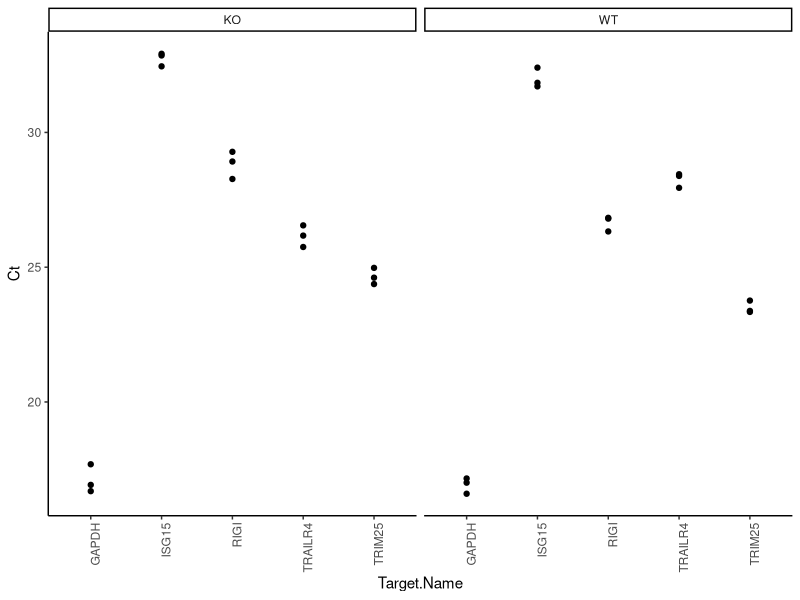
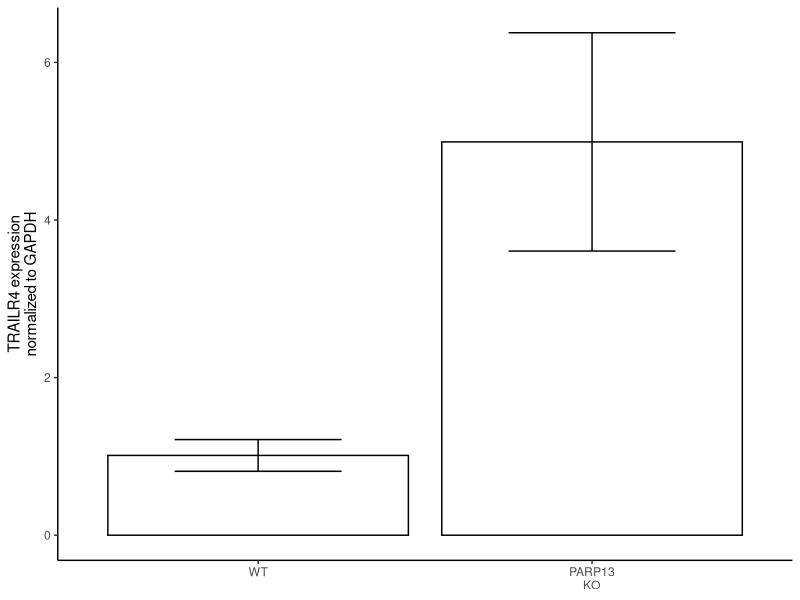
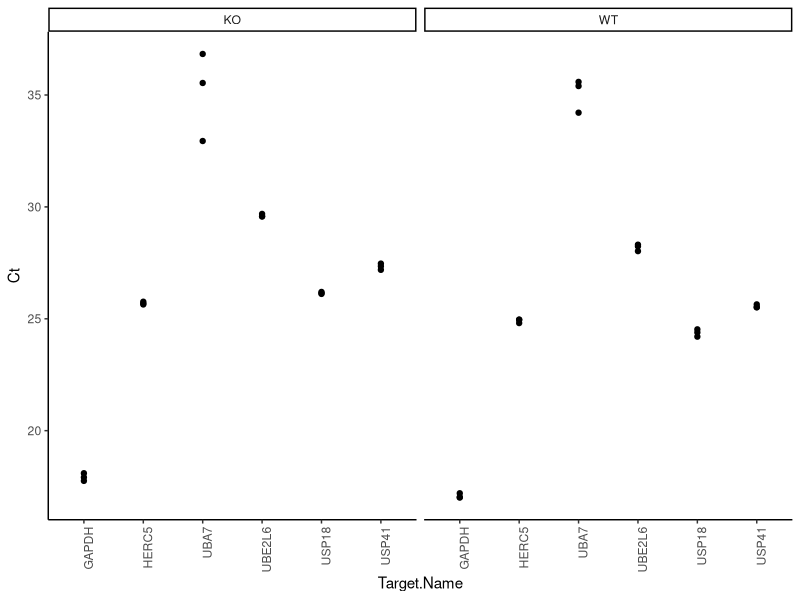
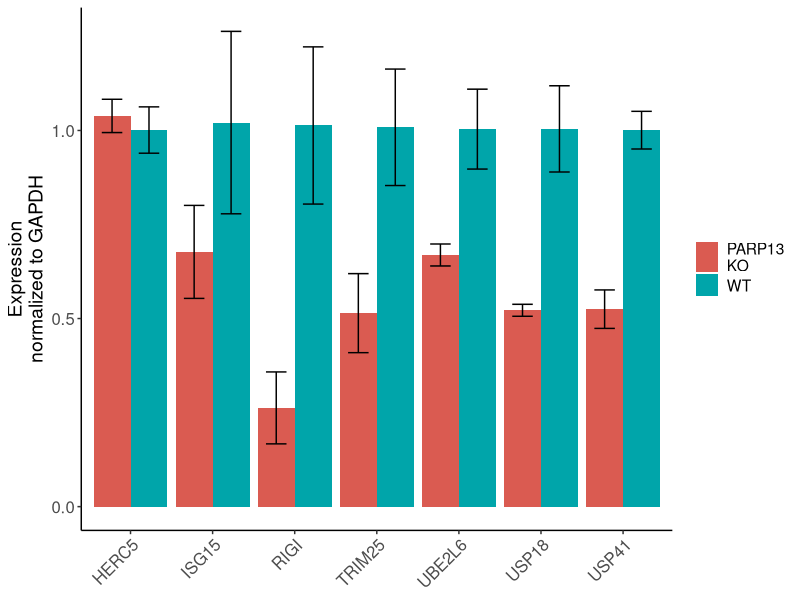
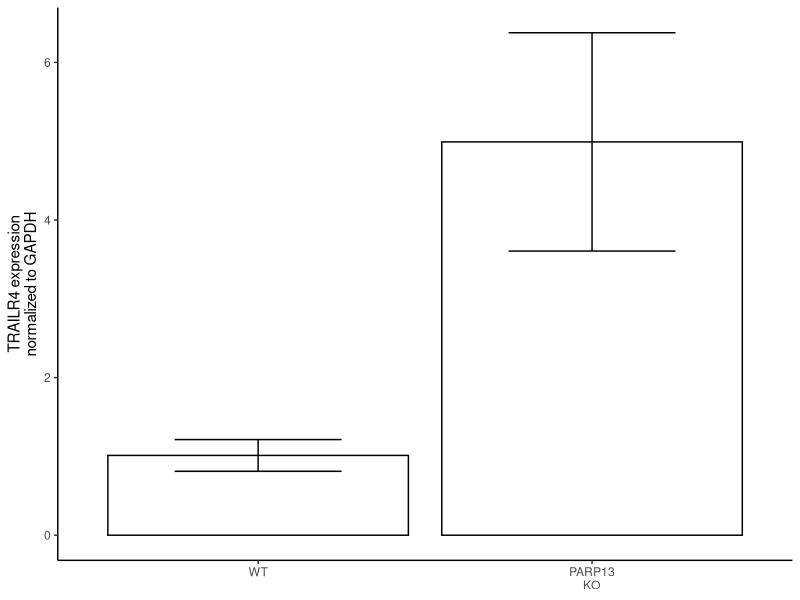
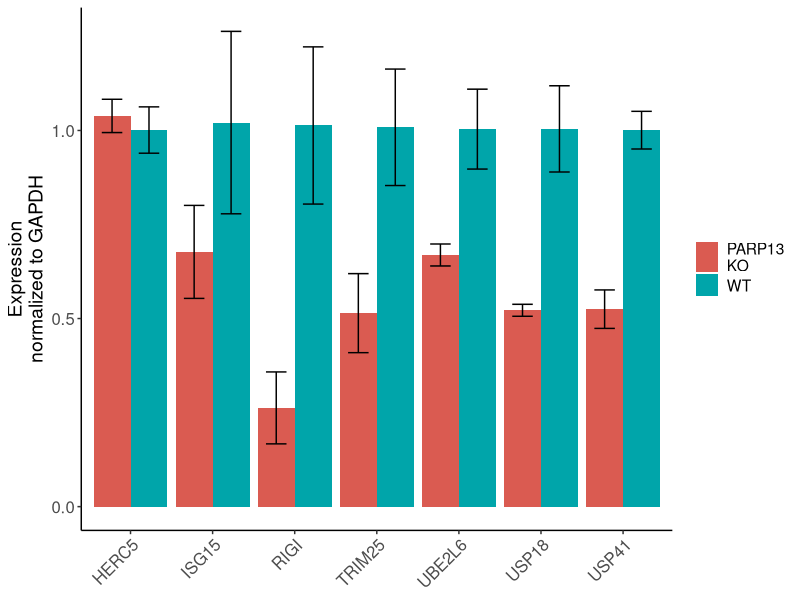

Generate these figures, in order, with R:
library(tidyverse)
library(ggpubr)
library(rstatix)

qPCR<-read.csv("data/20211217.csv")

ggplot(qPCR, aes(x=Target.Name, y=Ct))+geom_point() +
    facet_grid(~Sample.Name) +
    theme_classic() +
    theme(axis.text.x = element_text(angle = 90, hjust = 1))

ctrl_transcript<-"GAPDH"
ctrl_cell<-"WT"

summary_data<-qPCR %>% mutate(dCT=0, ddCT=0)

for(i in 1:nrow(summary_data)){
    summary_data[i,"dCT"]<-summary_data[i,"Ct"] -
        mean(summary_data[which(summary_data$Sample.Name == ctrl_cell & 
                                    summary_data$Target.Name==summary_data[i,"Target.Name"]),"Ct"])
}

for(i in 1:nrow(summary_data)){
    summary_data[i,"ddCT"]<-summary_data[i,"dCT"] -
        mean(summary_data[which(summary_data$Sample.Name==summary_data[i,"Sample.Name"] &
                                    summary_data$Target.Name== ctrl_transcript), "dCT"])
}


summary_data<-summary_data %>% mutate(Expression=2^-ddCT)

plot<- summary_data %>% group_by(Target.Name, Sample.Name) %>%
    dplyr::summarize(upper_error = sd(Expression)/length(n) + mean(Expression),
                     lower_error = mean(Expression) - sd(Expression)/length(n),
                     Expression = mean(Expression)) %>%
    unique() %>%
    filter(Target.Name != "GAPDH")

### Create Figure 1E
plot_TRAILR4 <- plot %>% filter(Target.Name == "TRAILR4")
ggplot(plot_TRAILR4, aes(x = factor(Sample.Name, levels = c("WT", "KO")))) +
    geom_bar(position=position_dodge(),
             aes(y=Expression),
             stat="identity",
             fill = "white",
             color = "black") +
    geom_errorbar(aes(ymin = lower_error,
                      ymax = upper_error),
                  width = .5,
                  color = "black") +
    theme_classic() +
    xlab(NULL) +
    ylab("TRAILR4 expression\nnormalized to GAPDH") +
    theme(legend.position = "none") +
    scale_x_discrete(labels = c("WT", "PARP13\nKO"))
ggsave("TRAILR4_expression_HEK_qPCR.jpeg", 
       units = "in", height = 2, width = 2)

##### replicate data
qPCR2<-read.csv("data/20220106.csv")

ggplot(qPCR2, aes(x=Target.Name, y=Ct))+geom_point() +
    facet_grid(~Sample.Name) +
    theme_classic() +
    theme(axis.text.x = element_text(angle = 90, hjust = 1))
qPCR2<-filter(qPCR2, Target.Name != "UBA7") 
# need to get new primer for UBA7, has high Ct and two melting temps

summary_data2<-qPCR2 %>% mutate(dCT=0, ddCT=0)

for(i in 1:nrow(summary_data2)){
    summary_data2[i,"dCT"]<-summary_data2[i,"Ct"] -
        mean(summary_data2[which(summary_data2$Sample.Name == ctrl_cell & 
                                     summary_data2$Target.Name==summary_data2[i,"Target.Name"]),"Ct"])
}

for(i in 1:nrow(summary_data2)){
    summary_data2[i,"ddCT"]<-summary_data2[i,"dCT"] -
        mean(summary_data2[which(summary_data2$Sample.Name==summary_data2[i,"Sample.Name"] &
                                     summary_data2$Target.Name== ctrl_transcript), "dCT"])
}


summary_data2<-summary_data2 %>% mutate(Expression=2^-ddCT)

plot2<- summary_data2 %>% group_by(Target.Name, Sample.Name) %>%
    dplyr::summarize(upper_error = sd(Expression)/length(n) + mean(Expression),
                     lower_error = mean(Expression) - sd(Expression)/length(n),
                     Expression = mean(Expression)) %>%
    unique() %>%
    filter(Target.Name != "GAPDH")

### Create Figure 4B
plot_ISGylation<-rbind(plot, plot2) %>%
    filter(Target.Name != "TRAILR4")
ggplot(plot_ISGylation, aes(x = Target.Name,
                            group = Sample.Name,
                            fill = factor(Sample.Name, levels = c("KO", "WT")))) +
    geom_bar(position=position_dodge(),
             aes(y=Expression),
             stat="identity") +
    geom_errorbar(aes(ymin = lower_error,
                      ymax = upper_error),
                  width = .5,
                  color = "black",
                  position = position_dodge(width = 0.9)) +
    theme_classic() +
    xlab(NULL) +
    ylab("Expression\nnormalized to GAPDH") +
    theme(legend.title = element_blank(),
          text = element_text(size = 14),
          axis.text = element_text(size = 12),
          axis.text.x = element_text(angle = 45, h = 1)) +
    scale_fill_hue(labels = c("PARP13\nKO", "WT"), l=55)
ggsave("ISG_expression_HEK_qPCR.jpeg", 
       units = "in", height = 3.5, width = 6)

